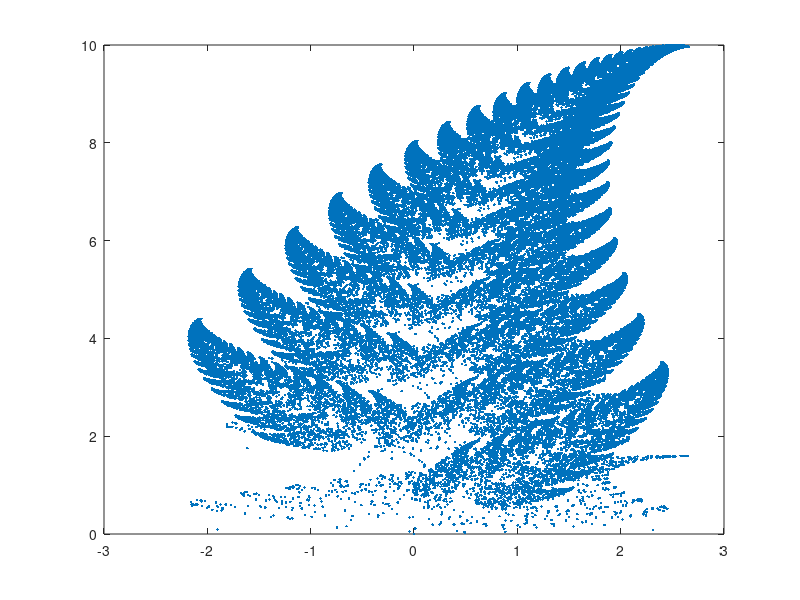

Source code (MATLAB):
% barnsley fern - iterated function systems
%choose starting point
%generate a random number
%pick a transformation based on random number
%store updated coordinate
%repeat by again gen random number
%finally plot all the points.

x=0;
y=0;
store_x=zeros(100001,1);
store_y=zeros(100001,1);
p1=0.01;
p2=0.07;
p3=0.07;
p4=0.85;
store_x(1)=x;
store_y(1)=y;
for i=1:100000
    r=rand(1,1);
    if r < p1
        x_new = store_x(i);
        y_new = 0.16 * store_y(i);
        store_x(i+1)=x_new;
        store_y(i+1)=y_new;
    elseif r < p1+p4
        x_new = 0.85.*store_x(i) + 0.04.*store_y(i);
        y_new = -0.04*store_x(i) + 0.85*store_y(i) + 1.6;
        store_x(i+1)=x_new;
        store_y(i+1)=y_new;
    elseif r < p1+p4+p2
        x_new = 0.2*store_x(i) - 0.26*store_y(i);
        y_new = 0.23*store_x(i) + 0.22*store_y(i) + 1.6;
        store_x(i+1)=x_new;
        store_y(i+1)=y_new;
    else
        x_new = -0.15*store_x(i) + 0.28*store_y(i);
        y_new = 0.26*store_x(i) + 0.24*store_y(i) + 0.44;
        store_x(i+1)=x_new;
        store_y(i+1)=y_new;
    end
end
figure(3)
plot (store_x(:,1),store_y(:,1),'.')